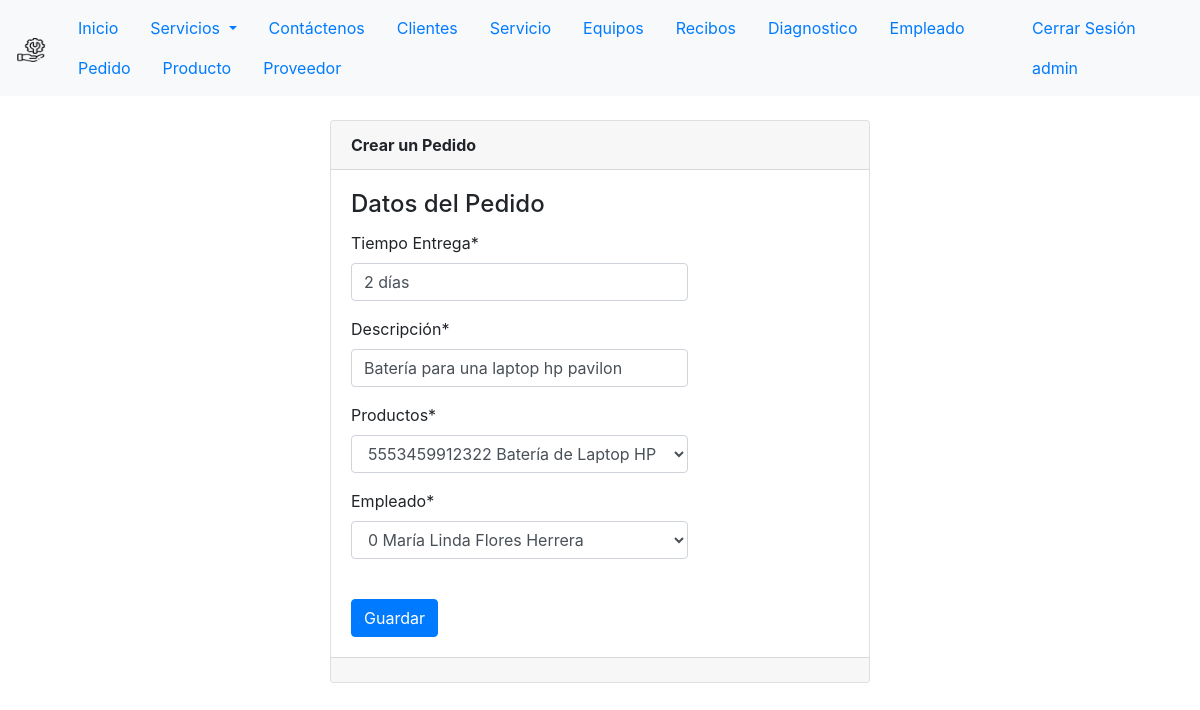
Screenshot of /Pedido/modificar/1/ (signed in) with the database file from the repository.
### ServicioTecnico/models.py (models this page shows, shortened)
class Pedido(models.Model):
    id = models.AutoField(primary_key = True)
    tiempoEntrega = models.CharField(max_length = 50, verbose_name = 'Tiempo Entrega')
    descripcion = models.CharField(max_length = 500, verbose_name = 'Descripción')
    productos = models.ForeignKey(Producto, on_delete=models.CASCADE)
    empleado = models.ForeignKey(Empleado, on_delete=models.CASCADE)

### ServicioTecnico/views.py (the view, shortened to what this page needs)
# urls.py: path('Pedido/modificar/<id>/', modificarPedido, name="modificarPedido"),
@permission_required('ServicioTecnico.change_pedido')
def modificarPedido(request, id):
    pedido = get_object_or_404(Pedido, id = id)
    data = {
        'form': PedidoForm(instance = pedido)
    }
    return render(request, 'Pedido/modificarPedido.html', data)

### ServicioTecnico/forms.py
class PedidoForm(forms.ModelForm):
    class Meta:
        model = Pedido
        fields = '__all__'

### ServicioTecnico/models.py (called while the page is built)
    def nombre_completo(self):
        return "{} {} {}".format(self.rol, self.nombres, self.apellidos)

    def __str__(self):
        return self.nombre_completo()

    def nombre_producto(self):
        return "{} {} {} {}".format(self.nroSerie, self.nombre, self.marca, self.tipo)

    def __str__(self):
        return self.nombre_producto()

### templates/Pedido/modificarPedido.html (shortened to what this page needs)
{% extends "base1.html" %}
{% load crispy_forms_tags %}
{% block body %}
<!Doctype html>
<html lang="en">
<head>
</head>
<body>
    <div class="container py-4">
    <div class="row">
        <div class="col-12 col-md-6 offset-md-3">
            <div class="card">
                <div class="card-header">
                    <b>Crear un Pedido</b>
                </div>
                <div class="card-body" style="width: 70%;">
                    <h4 class="card-title">Datos del Pedido</h4>
                    <form action="" class="" method="POST">
                        {{ form | crispy}}
                        <br>
                        <div class="d-flex justify-content.end">
                            <button type="submit" id="btnRegistrar" class="btn btn-primary">Guardar</button>
                        </div>
                    </form>
                </div>
                <div class="card-footer text-muted"></div>
            </div>
        </div>
    </div>
</body>
</html>
{% endblock %}

### templates/base1.html (shortened to what this page needs)
<!DOCTYPE html>
<html lang="en">
<head>
    {% load static %}
    <link type='text/css' href='{% static "css/style.css" %}' rel='stylesheet'/>
    <link rel="stylesheet" href="https://cdn.jsdelivr.net/npm/bootstrap@4.4.1/dist/css/bootstrap.min.css">
    <link rel="stylesheet" href="https://stackpath.bootstrapcdn.com/font-awesome/4.7.0/css/font-awesome.min.css">
</head>
<body>
    <nav class="navbar navbar-expand-sm navbar-light bg-light">
        <a class="navbar-brand" href="/">
            <img src="{% static 'images/soporte-tecnico.png' %}" alt="" width="30" height="24">
        </a>
        <div class="nav justify-content-start collapse navbar-collapse" id="navbarText">
            <ul class="nav nav-pills">
                <li class="nav-item">
                    <a class="nav-link" href="/">Inicio</a>
                </li>
                <li class="nav-item dropdown">
                    <a class="nav-link dropdown-toggle btn-block" href="" role="button" data-bs-toggle="dropdown" aria-expanded="false">
                    Servicios
                    </a>
                </li>
                <li class="nav-item">
                    <a class="nav-link" href="/contactenos/">Contáctenos</a>
                </li>
                {% if perms.ServicioTecnico.view_cliente %}
                <li class="nav-item">
                    <a class="nav-link" href="/Cliente">Clientes</a>
                </li>
                {% endif %}
                {% if perms.ServicioTecnico.view_servicio %}
                <li class="nav-item">
                    <a class="nav-link" href="/Servicio">Servicio</a>
                </li>
                {% endif %}
                {% if perms.ServicioTecnico.view_equipo %}
                <li class="nav-item">
                    {% if user.id == 1 or user.username == 'vendedor' or user.username == 'tecnico' %}
                        <a class="nav-link" href="{% url 'listarEquiposCliente' user.id %}">Equipos</a>
                    {% endif %}
                </li>
                {% endif %}
                {% if perms.ServicioTecnico.view_recibo %}
                <li class="nav-item">
                    <a class="nav-link" href="/Recibo">Recibos</a>
                </li>
                {% endif %}
                {% if perms.ServicioTecnico.view_diagnostico %}
                <li class="nav-item">
                    <a class="nav-link" href="/Diagnostico">Diagnostico</a>
                </li>
                {% endif %}
                {% if perms.ServicioTecnico.view_empleado %}
                <li class="nav-item">
                    <a class="nav-link" href="/Empleado">Empleado</a>
                </li>
                {% endif %}
                {% if perms.ServicioTecnico.view_pedido %}
                <li class="nav-item">
                    <a class="nav-link" href="/Pedido">Pedido</a>
                </li>
                {% endif %}
                {% if perms.ServicioTecnico.view_producto %}
                <li class="nav-item">
                    <a class="nav-link" href="/Producto">Producto</a>
                </li>
                {% endif %}
                {% if perms.ServicioTecnico.view_proveedor %}
                <li class="nav-item">
                    <a class="nav-link" href="/Proveedor">Proveedor</a>
                </li>
                {% endif %}
            </ul>
        </div>
        <div class="justify-content-end collapse navbar-collapse" id="navbarText">
            <ul class="nav ">
                {% if request.user.is_authenticated %}
                    <li class="nav-item">
                        <a class="nav-link" href="{% url 'logout' %}">Cerrar Sesión</a>
                    </li>
                    <li class="nav-item">
                        <a class="nav-link" href="#">{{ user.username }}</a>
                    </li>
                {% endif %}
            </ul>
        </div>
    </nav>
    {% block body %}
    {% endblock %}
</body>
</html>

### static/css/style.css (style rules this page uses)
body { font-family: 'Roboto', sans-serif; margin: 0; }
:root { --primary: #c0d4f1; --white: #FFFFFF; --greyLight-1: #E4EBF5; --greyLight-2: #c8d0e7; --greyDark: #9baacf; }

### rows the page displays
Pedido: tiempoEntrega "2 días", descripcion "Batería para una laptop hp pavilon", productos "5553459912322 Batería de Laptop HP AFRT 1", empleado "0 María Linda Flores Herrera"

### other values shown
{{ user.username }} "admin"
